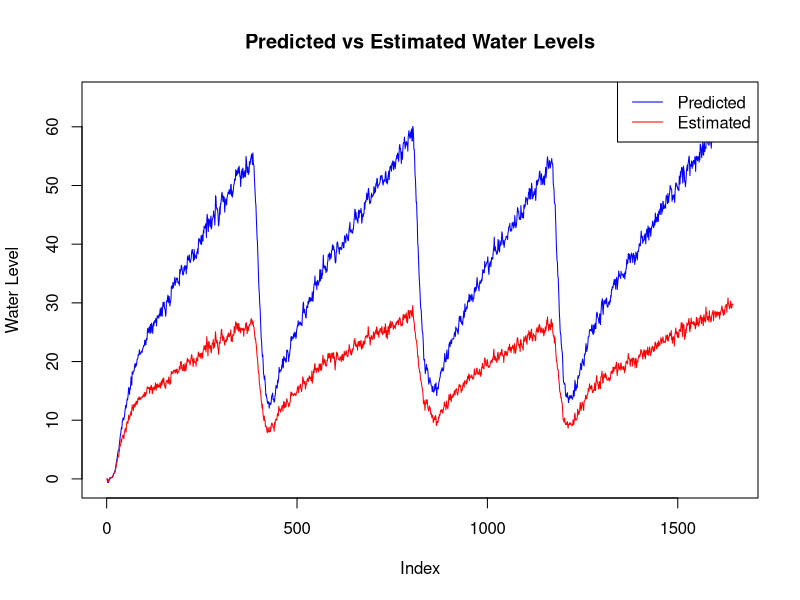

Here is the R script that generated this plot:
# Load necessary libraries
library(Matrix)  # For sparse and diagonal matrix operations

# Load data from CSV files
X1 <- read.csv('data/rain1.csv', header=FALSE)[-1,]
X2 <- read.csv('data/rain2.csv', header=FALSE)[-1,]
X3 <- read.csv('data/rain3.csv', header=FALSE)[-1,]
X4 <- read.csv('data/rain4.csv', header=FALSE)[-1,]

# Combine data from all events into a single data frame
data <- rbind(X1, X2, X3, X4)

# Extract rain inputs (ut) and water levels (yt)
ut <- as.numeric(data[, 1])  # Assuming first column is ut
yt <- as.numeric(data[, 2])  # Assuming second column is yt

# Parameters
a <- 0.05  # Transition rate
sigma1 <- 0.01  # Variance of system noise
sigma2 <- 1  # Variance of observation noise

# State-space matrices
A <- matrix(c(1-a, 0, 0, 0,
              a, 1-a, 0, 0,
              0, a, 1-a, 0,
              0, 0, a, 0.98), nrow=4, byrow=TRUE)
B <- matrix(c(1, 0, 0, 0), nrow=4, ncol=1)
C <- matrix(c(0, 0, 0, 1), nrow=1, ncol=4)

# Initial states and covariance matrices
X <- matrix(rep(0, 4), ncol=1)  # Initial state
SigmaX <- diag(4)  # Initial state covariance, large values to represent uncertainty

# Function to generate G(Xt) matrix
get_G <- function(X) {
  s <- sqrt(abs(X))
  diag(as.vector(s))
}

# Kalman filtering process
n <- length(ut)
predicted_levels <- numeric(n)
estimated_levels <- numeric(n)

for (i in 2:n) {
  # Predict step
  e1_t <- rnorm(4, mean = 0, sd = sqrt(sigma1))
  G_t_minus_1 <- get_G(X)
  system_noise <- G_t_minus_1 %*% e1_t
  X <- A %*% X + B %*% ut[i] + system_noise
  SigmaX <- A %*% SigmaX %*% t(A) + G_t_minus_1 %*% diag(rep(sigma1, 4)) %*% t(G_t_minus_1)
  predicted_levels[i] <- as.numeric(C %*% X)
  
  # Update step
  e2_t <- rnorm(1, mean = 0, sd = sqrt(sigma2))
  Y_t <- yt[i] + e2_t
  innov <- Y_t - C %*% X
  S <- C %*% SigmaX %*% t(C) + sigma2
  K <- SigmaX %*% t(C) %*% solve(S)
  X <- X + K %*% innov
  SigmaX <- SigmaX - K %*% C %*% SigmaX
  estimated_levels[i] <- as.numeric(C %*% X)
}

# Results
plot(predicted_levels, type = 'l', col = 'blue', ylim = range(c(predicted_levels, estimated_levels)), ylab = 'Water Level', main = 'Predicted vs Estimated Water Levels')
lines(estimated_levels, col = 'red')
legend("topright", legend=c("Predicted", "Estimated"), col=c("blue", "red"), lty=1)
